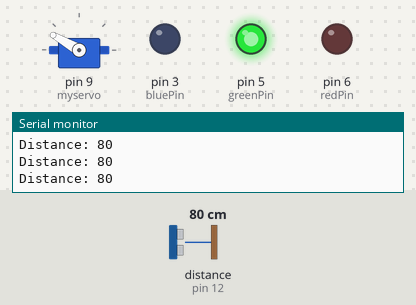
A sketch run on a simulated Arduino Uno, built with avr-gcc and run on an emulated ATmega328P. Parts: servo, output pins drawn as LEDs (lit = HIGH), the last lines printed to the serial monitor. Wiring (inferred from the names in the program): ultrasonic range finder: trigger pin 11; echo pin 12. The inputs (shaded band) are chosen by the test bench; at power-on: distance to the obstacle (sensor on pin 12) 80 cm. The echo pulse lasts 58.3 µs per cm; pins used as bus, display or sensor lines are not drawn.

Above: at 1.2 s.
1.3 s: distance to the obstacle (sensor on pin 12) set to 17 cm
2.8 s: distance to the obstacle (sensor on pin 12) set to 14 cm
At 3.6 s:
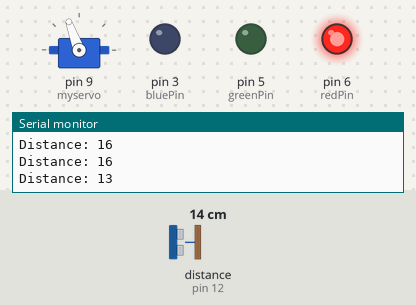
4.3 s: distance to the obstacle (sensor on pin 12) set to 2 cm
At 7.2 s:
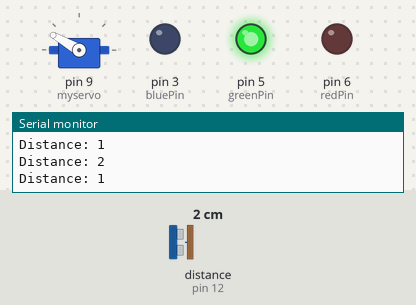
7.3 s: distance to the obstacle (sensor on pin 12) set to 5 cm
8.8 s: distance to the obstacle (sensor on pin 12) set to 8 cm
At 10.0 s:
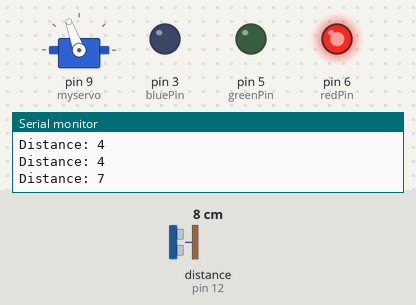
Timing chart, 0 to 11.3 s (numbered marks = the images above; inputs shaded):
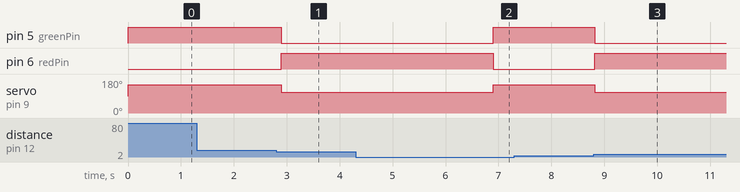

The sketch:

ultrasonic.ino
```cpp
#include <Servo.h>
#include <JeeLib.h>

const int trigPin = 11;
const int echoPin = 12;
const int redPin = 6;
const int greenPin = 5;
const int bluePin = 3;
const int buttonPin = 2;
long duration;
int distance;
int pos = 0;

Servo myservo;
void setup() {
  // put your setup code here, to run once:
  myservo.attach(9);

pinMode(trigPin, OUTPUT); // Sets the trigPin as an Output
pinMode(echoPin, INPUT); // Sets the echoPin as an Input
pinMode(redPin, OUTPUT);
  pinMode(greenPin, OUTPUT);
  pinMode(bluePin, OUTPUT);
Serial.begin(9600); // Starts the serial communication
}

void loop() {

digitalWrite(trigPin, LOW);
delayMicroseconds(2);
digitalWrite(trigPin, HIGH);
//delayMicroseconds(10);
digitalWrite(trigPin, LOW);
// Reads the echoPin, returns the sound wave travel time in microseconds
duration = pulseIn(echoPin, HIGH);
// Calculating the distance
distance= duration/29/2;
// Prints the distance on the Serial Monitor
Serial.print("Distance: ");
Serial.println(distance);

if(distance < 15 && distance > 5){
myservo.write(110);
// yellow = 9, black = +, red = -
setColor(255,0,0);
delay(4000);

}
else
{
  myservo.write(150);
  setColor(0,255,0);
  delay(100);

}


}

void setColor(int red, int green, int blue)
{
  #ifdef COMMON_ANODE
    red = 255 - red;
    green = 255 - green;
    blue = 255 - blue;
  #endif
  analogWrite(redPin, red);
  analogWrite(greenPin, green);
  analogWrite(bluePin, blue);
}
```

Measured:
- the behaviour switches between 16 and 15 cm on distance to the obstacle (sensor on pin 12) (found by bisection; images 0 and 1)
- the behaviour switches between 6 and 7 cm on distance to the obstacle (sensor on pin 12) (found by bisection; images 2 and 3)
- after the input at 2.8 s, pin 5 (greenPin): HIGH → LOW after 0.10 s; pin 6 (redPin): LOW → HIGH after 0.10 s; servo on pin 9 (myservo): 150° → 110° after 0.10 s
- after the input at 4.3 s, pin 5 (greenPin): LOW → HIGH after 2.6 s; pin 6 (redPin): HIGH → LOW after 2.6 s; servo on pin 9 (myservo): 110° → 150° after 2.6 s
- after the input at 8.8 s, pin 5 (greenPin): HIGH → LOW at once; pin 6 (redPin): LOW → HIGH at once; servo on pin 9 (myservo): 150° → 110° at once
